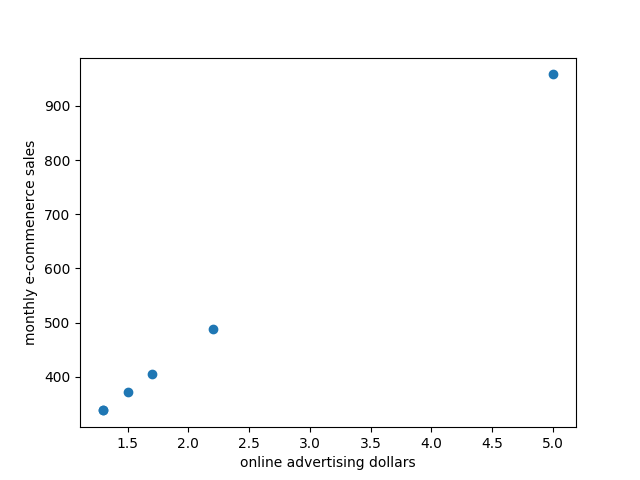

Python code for this plot:
import numpy as np
import matplotlib.pyplot as plt
from sklearn.linear_model import HuberRegressor
#Huber损失函数
#向量用大写形式表示
X_train = np.array([1.7, 1.5, 1.3, 5, 1.3, 2.2])
#标量或者预测值用小写表示
y_train = np.array([368, 340, 376, 954, 332, 556])
#使用默认的值进行初始化
huber = HuberRegressor()
#在scikit-learn中，训练数据x是二维数组，例子中是单维特征，需要变成二维数组
X_train = X_train.reshape(-1, 1)
#训练模型参数
huber.fit(X_train, y_train)
y_train_pred_huber = huber.predict(X_train)
plt.scatter(X_train, y_train_pred_huber, label="Train Simples")

plt.xlabel("online advertising dollars")
plt.ylabel("monthly e-commenerce sales")
plt.show()
